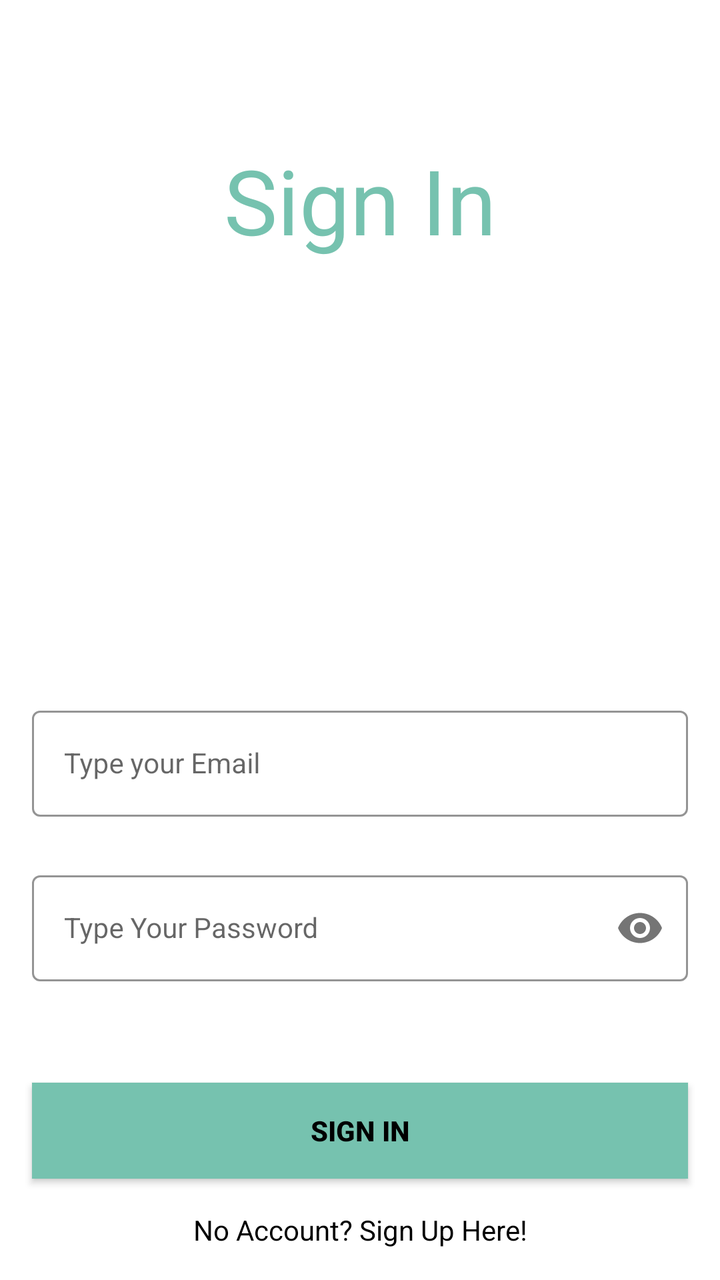
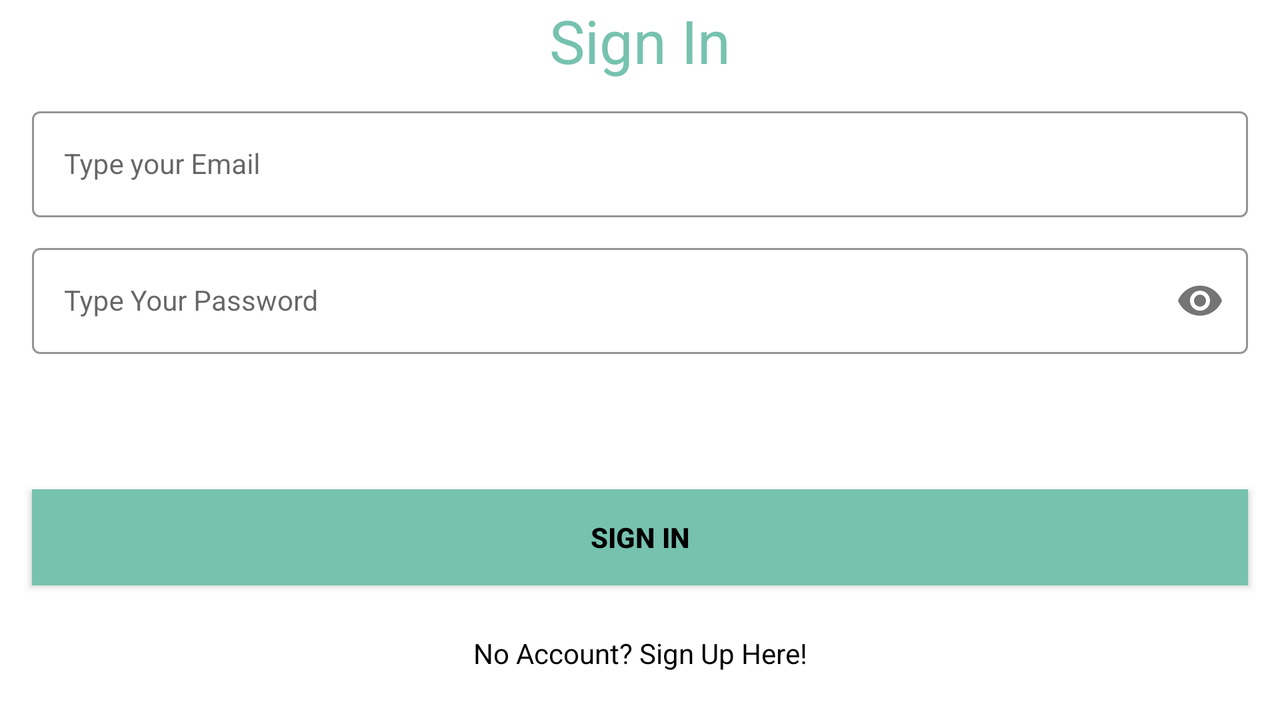

First picture: res/layout/ on a phone held upright. Second picture: the repository's own variant of that layout, on a device whose configuration matches the variant's folder. Source for both follows.
<!-- AndroidManifest.xml: application theme Theme.GameStalker -->
<!-- res/layout/activity_sign_in.xml -->
<?xml version="1.0" encoding="utf-8"?>
<androidx.constraintlayout.widget.ConstraintLayout xmlns:android="http://schemas.android.com/apk/res/android"
    xmlns:app="http://schemas.android.com/apk/res-auto"
    xmlns:tools="http://schemas.android.com/tools"
    android:layout_width="match_parent"
    android:layout_height="match_parent"
    tools:context=".SignInActivity">

    <TextView
        android:id="@+id/signInText"
        android:layout_width="200dp"
        android:layout_height="200dp"
        app:layout_constraintEnd_toEndOf="parent"
        app:layout_constraintStart_toStartOf="parent"
        app:layout_constraintTop_toTopOf="parent"
        android:text="@string/sign_in"
        android:textSize="45sp"
        android:gravity="center"
        android:textColor="@color/myColor">
    </TextView>

    <com.google.android.material.textfield.TextInputLayout
        android:id="@+id/emailLayout"
        style="@style/LoginTextInputOuterFieldStyle"
        android:layout_width="match_parent"
        android:layout_height="wrap_content"
        android:layout_marginHorizontal="16dp"
        android:layout_marginTop="350dp"
        app:boxStrokeColor="@color/myColor"
        app:hintTextColor="@color/myColor"
        app:layout_constraintEnd_toEndOf="parent"
        app:layout_constraintHorizontal_bias="0.5"
        app:layout_constraintStart_toStartOf="parent"
        app:layout_constraintTop_toTopOf="parent">

        <com.google.android.material.textfield.TextInputEditText
            android:id="@+id/emailEt"
            style="@style/LoginTextInputInnerFieldStyle"
            android:layout_width="match_parent"
            android:layout_height="wrap_content"
            android:hint="@string/type_your_email"
            android:inputType="textEmailAddress" />
    </com.google.android.material.textfield.TextInputLayout>

    <com.google.android.material.textfield.TextInputLayout
        android:id="@+id/passwordLayout"
        style="@style/LoginTextInputOuterFieldStyle"
        android:layout_width="match_parent"
        android:layout_height="wrap_content"
        android:layout_marginHorizontal="16dp"
        android:layout_marginTop="24dp"
        app:boxStrokeColor="@color/myColor"
        app:hintTextColor="@color/myColor"
        app:layout_constraintEnd_toEndOf="parent"
        app:layout_constraintHorizontal_bias="0.5"
        app:layout_constraintStart_toStartOf="parent"
        app:layout_constraintTop_toBottomOf="@id/emailLayout"
        app:passwordToggleEnabled="true">

        <com.google.android.material.textfield.TextInputEditText
            android:id="@+id/passET"
            style="@style/LoginTextInputInnerFieldStyle"
            android:layout_width="match_parent"
            android:layout_height="wrap_content"
            android:hint="@string/type_your_password"
            android:inputType="textPassword" />
    </com.google.android.material.textfield.TextInputLayout>

    <androidx.appcompat.widget.AppCompatButton
        android:id="@+id/button"
        android:layout_width="0dp"
        android:layout_height="wrap_content"
        android:layout_marginHorizontal="16dp"
        android:background="@color/myColor"
        android:text="@string/sign_in"
        android:textColor="@color/black"
        android:textStyle="bold"
        app:layout_constraintBottom_toBottomOf="parent"
        app:layout_constraintEnd_toEndOf="parent"
        app:layout_constraintHorizontal_bias="0.5"
        app:layout_constraintStart_toStartOf="parent"
        app:layout_constraintTop_toBottomOf="@+id/passwordLayout" />

    <TextView
        android:id="@+id/textView"
        android:layout_width="wrap_content"
        android:layout_height="wrap_content"
        android:textColor="@color/black"
        android:text="@string/no_account_sign_up_here"
        app:layout_constraintEnd_toEndOf="parent"
        app:layout_constraintHorizontal_bias="0.5"
        app:layout_constraintStart_toStartOf="parent"
        app:layout_constraintTop_toBottomOf="@+id/button"
        app:layout_constraintBottom_toBottomOf="parent"/>

    <FrameLayout
        android:id="@+id/frameLayout"
        android:layout_width="0dp"
        android:layout_height="0dp"
        app:layout_constraintEnd_toEndOf="parent"
        app:layout_constraintStart_toStartOf="parent"
        app:layout_constraintTop_toTopOf="parent"
        app:layout_constraintBottom_toBottomOf="parent">
    </FrameLayout>

</androidx.constraintlayout.widget.ConstraintLayout>
<!-- resources referenced by this layout -->
<resources>
  <color name="black">#FF000000</color>
  <color name="myColor">#76C2AF</color>
  <string name="no_account_sign_up_here">No Account? Sign Up Here!</string>
  <string name="sign_in">Sign In</string>
  <string name="type_your_email">Type your Email</string>
  <string name="type_your_password">Type Your Password</string>
  <style name="LoginTextInputInnerFieldStyle" parent="Widget.MaterialComponents.TextInputLayout.OutlinedBox">
          <item name="android:layout_width">match_parent</item>
          <item name="android:layout_height">wrap_content</item>
          <item name="android:textColor">@color/black</item>
          <item name="android:textColorHint">@color/black</item>
          <item name="android:maxLines">1</item>
          <item name="android:textSize">14sp</item>
          <item name="android:singleLine">true</item>
      </style>
  <style name="LoginTextInputOuterFieldStyle" parent="Widget.MaterialComponents.TextInputLayout.OutlinedBox">
          <item name="android:layout_width">match_parent</item>
          <item name="android:layout_height">wrap_content</item>
          <item name="android:layout_marginTop">15dp</item>
          <item name="android:layout_marginBottom">15dp</item>
      </style>
  <style name="Theme.GameStalker" parent="Theme.MaterialComponents.DayNight.DarkActionBar">
          
          <item name="colorPrimary">@color/myColor</item>
          <item name="colorPrimaryVariant">@color/purple_700</item>
          <item name="colorOnPrimary">@color/black</item>
          
          <item name="colorSecondary">@color/teal_200</item>
          <item name="colorSecondaryVariant">@color/teal_700</item>
          <item name="colorOnSecondary">@color/black</item>
          
          <item name="android:statusBarColor">@color/myColor</item>
          
      </style>
  <color name="purple_700">#FF3700B3</color>
  <color name="teal_200">#FF03DAC5</color>
  <color name="teal_700">#FF018786</color>
</resources>
<!-- res/layout-land/activity_sign_in.xml (the repository's variant of the layout above) -->
<!-- drawn on the phone turned sideways -->
<?xml version="1.0" encoding="utf-8"?>
<androidx.constraintlayout.widget.ConstraintLayout xmlns:android="http://schemas.android.com/apk/res/android"
    xmlns:app="http://schemas.android.com/apk/res-auto"
    xmlns:tools="http://schemas.android.com/tools"
    android:layout_width="match_parent"
    android:layout_height="match_parent"
    tools:context=".SignInActivity">

    <TextView
        android:id="@+id/signInText"
        android:layout_width="0dp"
        android:layout_height="wrap_content"
        app:layout_constraintEnd_toEndOf="parent"
        app:layout_constraintStart_toStartOf="parent"
        app:layout_constraintTop_toTopOf="parent"
        android:text="@string/sign_in"
        android:textSize="30sp"
        android:gravity="center"
        android:textColor="@color/myColor">
    </TextView>

    <com.google.android.material.textfield.TextInputLayout
        android:id="@+id/emailLayout"
        style="@style/LoginTextInputOuterFieldStyle"
        android:layout_width="match_parent"
        android:layout_height="wrap_content"
        android:layout_marginHorizontal="16dp"
        android:layout_marginTop="10dp"
        app:boxStrokeColor="@color/myColor"
        app:hintTextColor="@color/myColor"
        app:layout_constraintEnd_toEndOf="parent"
        app:layout_constraintHorizontal_bias="0.5"
        app:layout_constraintStart_toStartOf="parent"
        app:layout_constraintTop_toBottomOf="@id/signInText">

        <com.google.android.material.textfield.TextInputEditText
            android:id="@+id/emailEt"
            style="@style/LoginTextInputInnerFieldStyle"
            android:layout_width="match_parent"
            android:layout_height="wrap_content"
            android:hint="@string/type_your_email"
            android:inputType="textEmailAddress" />
    </com.google.android.material.textfield.TextInputLayout>

    <com.google.android.material.textfield.TextInputLayout
        android:id="@+id/passwordLayout"
        style="@style/LoginTextInputOuterFieldStyle"
        android:layout_width="match_parent"
        android:layout_height="wrap_content"
        android:layout_marginHorizontal="16dp"
        android:layout_marginTop="10dp"
        app:boxStrokeColor="@color/myColor"
        app:hintTextColor="@color/myColor"
        app:layout_constraintEnd_toEndOf="parent"
        app:layout_constraintHorizontal_bias="0.5"
        app:layout_constraintStart_toStartOf="parent"
        app:layout_constraintTop_toBottomOf="@id/emailLayout"
        app:passwordToggleEnabled="true">

        <com.google.android.material.textfield.TextInputEditText
            android:id="@+id/passET"
            style="@style/LoginTextInputInnerFieldStyle"
            android:layout_width="match_parent"
            android:layout_height="wrap_content"
            android:hint="@string/type_your_password"
            android:inputType="textPassword" />
    </com.google.android.material.textfield.TextInputLayout>

    <androidx.appcompat.widget.AppCompatButton
        android:id="@+id/button"
        android:layout_width="0dp"
        android:layout_height="wrap_content"
        android:layout_marginHorizontal="16dp"
        android:background="@color/myColor"
        android:text="@string/sign_in"
        android:textColor="@color/black"
        android:textStyle="bold"
        app:layout_constraintBottom_toBottomOf="parent"
        app:layout_constraintEnd_toEndOf="parent"
        app:layout_constraintHorizontal_bias="0.5"
        app:layout_constraintStart_toStartOf="parent"
        app:layout_constraintTop_toBottomOf="@+id/passwordLayout" />

    <TextView
        android:id="@+id/textView"
        android:layout_width="wrap_content"
        android:layout_height="wrap_content"
        android:textColor="@color/black"
        android:text="@string/no_account_sign_up_here"
        app:layout_constraintEnd_toEndOf="parent"
        app:layout_constraintHorizontal_bias="0.5"
        app:layout_constraintStart_toStartOf="parent"
        app:layout_constraintTop_toBottomOf="@+id/button"
        app:layout_constraintBottom_toBottomOf="parent"/>

    <FrameLayout
        android:id="@+id/frameLayout"
        android:layout_width="0dp"
        android:layout_height="0dp"
        app:layout_constraintEnd_toEndOf="parent"
        app:layout_constraintStart_toStartOf="parent"
        app:layout_constraintTop_toTopOf="parent"
        app:layout_constraintBottom_toBottomOf="parent">
    </FrameLayout>

</androidx.constraintlayout.widget.ConstraintLayout>
